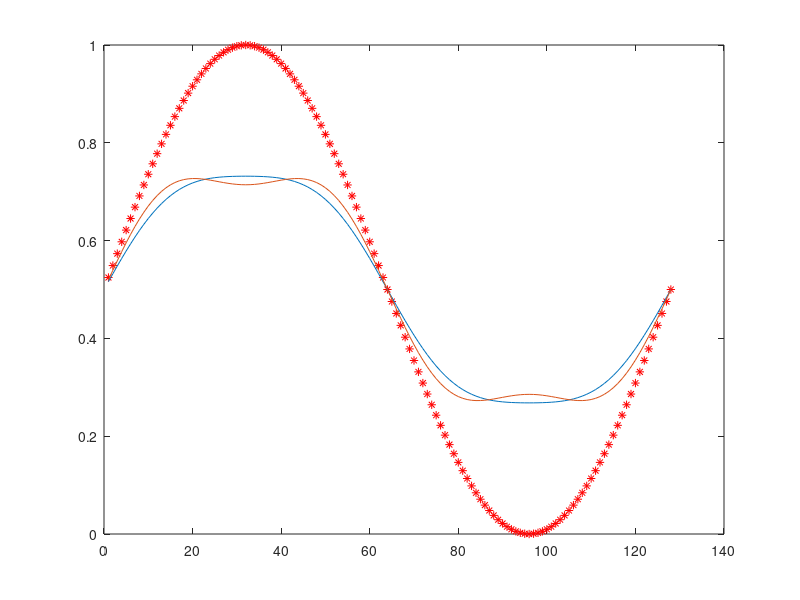

This chart was generated by the following MATLAB code:
clear all;
D=1.0;
dt=0.001;
N=128;
m=1;
A=1.0;

% Declarations
conc=zeros(N,1);

% Initial profile
for i=1:N
    conc(i)=0.5*(1+sin(2*pi*m*i/N));
    %conc(i)=sin(2*pi*m*i/N);
end

plot(conc, 'r*')
hold on

% Define g
g=zeros(N,1);

for i=1:N
    g(i)=2*A*conc(i).*(1-conc(i)).*(1-2*conc(i));
end

% Periodic Boundary
halfN=N/2;
delk=2*pi/N;

% Evolve the profile

% FFT
c_hat=fft(conc);
g_hat=fft(g);

for j=1:2
    for p=1:10000
        
        for i=1:N
            
            %Periodic Boundary Condition
            if ((i) <= halfN) %we take (i-1) to include the k = 0 point
                k=(i)*delk;
            end
            
            if ((i) > halfN)
                k=(i)*delk;
            end
            
            k2=k*k;
            k4=k2*k2;
            
            c_hat(i)=(c_hat(i)-dt*k2*g_hat(i))/(1+2*k4*dt);
        end
        conc=real(ifft(c_hat));
    end
    plot(conc);
end
